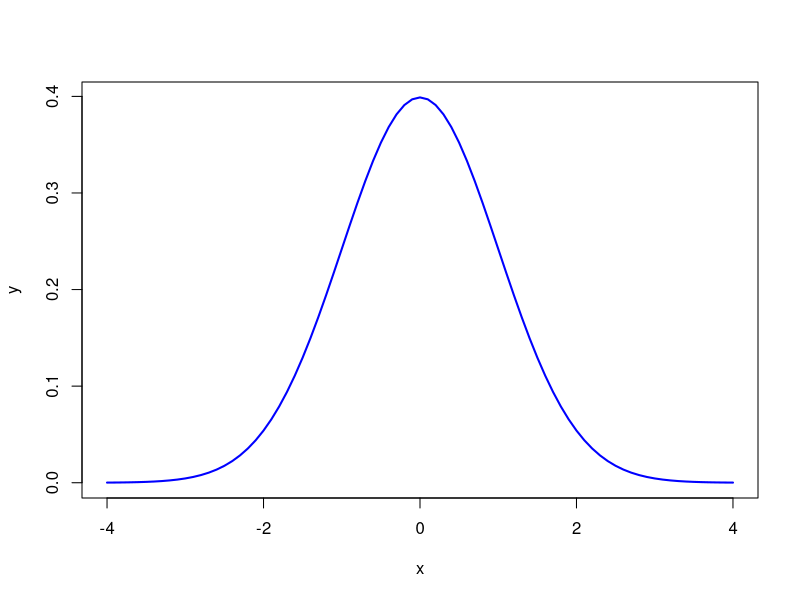
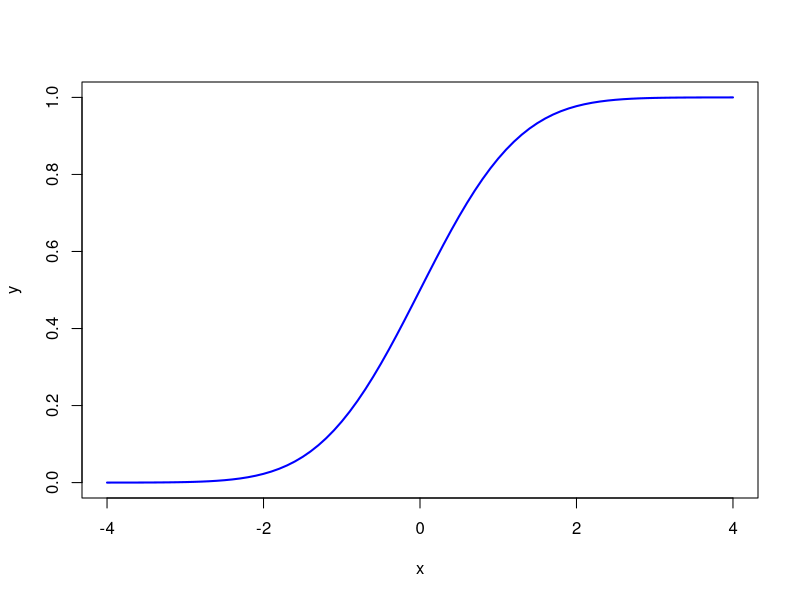
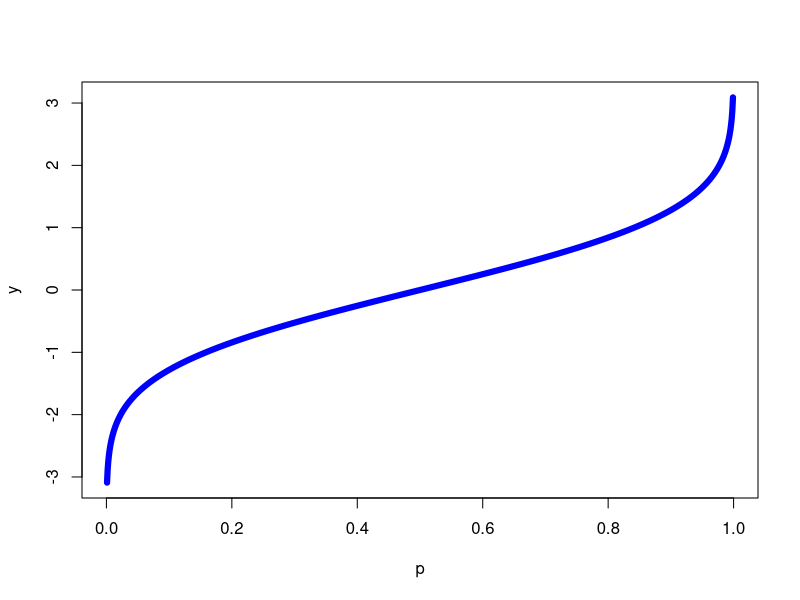
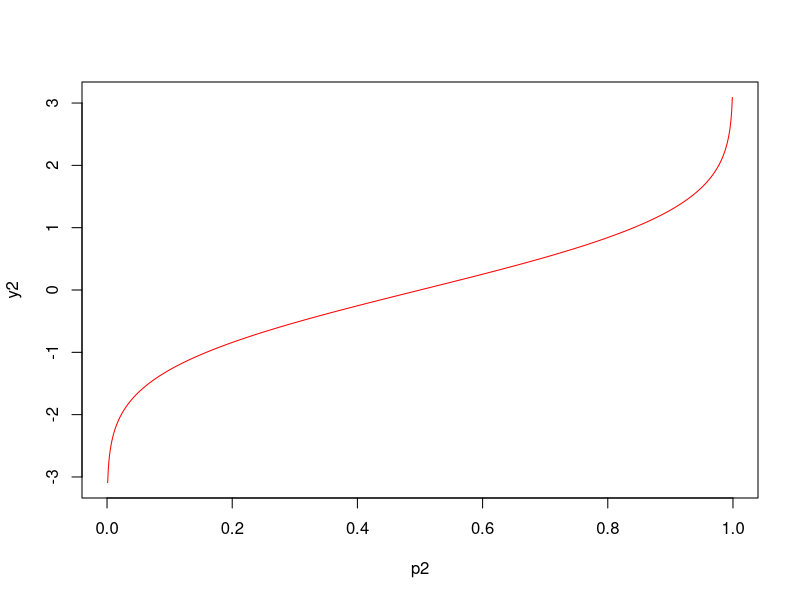
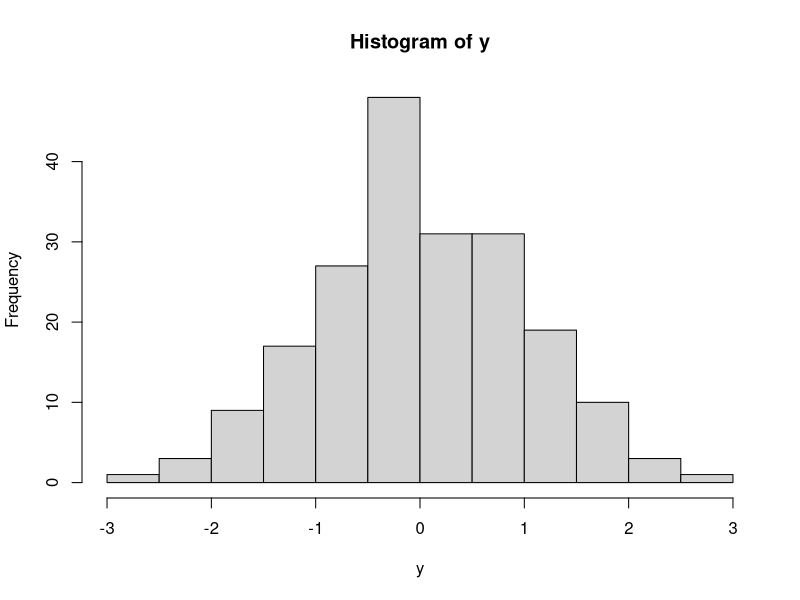
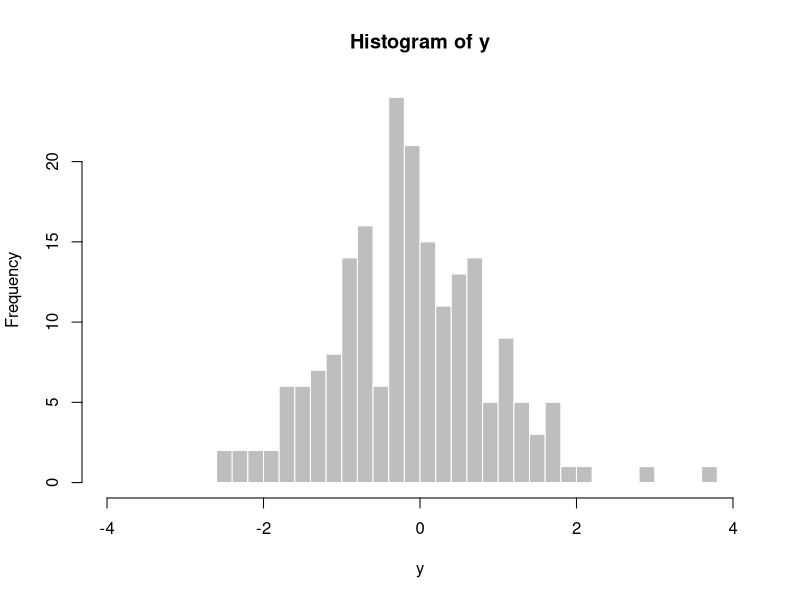
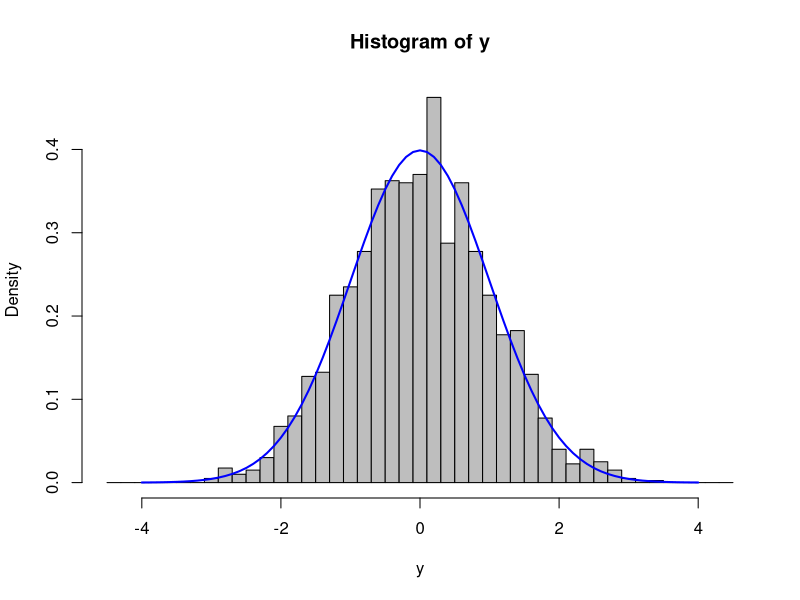
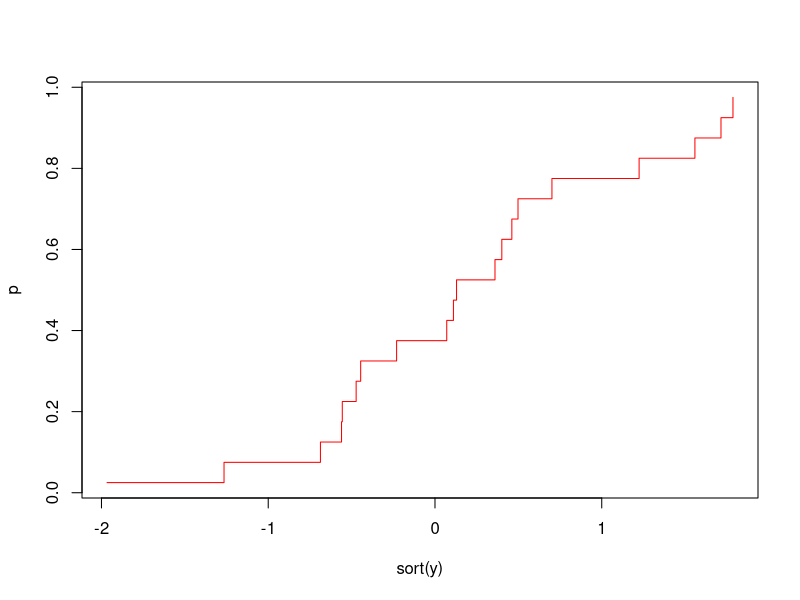

Recreate these plots in R, in order.
# Plot of the standard normal density
x <- seq(-4, 4, by = 0.1)
y <- dnorm(x);
plot(x, y, type = 'l', col = 'blue', lwd = 2)


# Standard normal cdf
x <- seq(-4, 4, by = 0.1)
y <- pnorm(x);
plot(x, y, type = 'l', col = 'blue', lwd = 2)


# Standard normal quantiles (inverse of the cdf)
p <- seq(0.001, 0.999, by =0.001)
y <- qnorm(p)
plot(p, y, type = 'l', lwd = 6, col = 'blue')


# Note at 0 and 1 the corresponding quantiles are negative and positive infinity
p2 <- seq(0, 1, by=.001)
y2 <- qnorm(p2)
plot(p2, y2, type='l', col='red')
head(y2); tail(y2)


# Histogram of a sample of 200 standard normal variables
y <- rnorm(200)
hist(y)


# Check the effect of bins' width
y <- rnorm(200)
b <- seq(-4, 4, by = 0.2) # More narrow bins
hist(y, breaks = b, col = 'gray', border = 'white')


# Superimposing the density curve
y <- rnorm(2000); 
b = seq(-4.5, 4.5, by = 0.2)
hist(y, breaks = b, col = 'gray', border = 'black', freq = F)
lines(x,dnorm(x),col = 'blue', lwd = 2)
#Note when frequency is false and the units are in terms of density, this makes the 
# scale better to superimpse the density line.

# Note the result is slightly different every time!
# To prevent this we can set the seed
set.seed(123)

# Plot of the empirical cdf
n <- 20; 
y <- rnorm(n)
p <- ((1:n) - 0.5) / n # Empirical probabilities avoiding 0 and 1
plot(sort(y), p, type = 's', col = 'red')
plot(ecdf(y))
par(new=TRUE)

set.seed(123)

n <- 20; 
y <- rnorm(n)

p <- ((1:n)) / n # Empirical probabilities
plot(c(-3,sort(y),3), c(0,p,1), type = 's', col = 'red')


# Adding the theoretical cdf
set.seed(123)
par(new=TRUE)
n <- 40; y <- rnorm(n)
p <- ((1:n) - 0.5) / n
plot(sort(y), p, type = 's', col = 'red')
x <- seq(-3, 3, by = 0.1); 
lines(x, pnorm(x), col = 'blue', lwd = 2)


# Adding 0 and 1
set.seed(123)
n <- 40
y <- rnorm(n)
p <- ((1:n)) / n
plot(c(-3,sort(y),3), c(0,p,1), type = 's', col = 'red')
x <- seq(-3, 3, by = 0.1)
lines(x, pnorm(x), col = 'blue', lwd = 2)

# Similar idea: the Q-Q plot
n <- 40; 
y <- rnorm(n);
p <- ((1:n) - 0.5) / n

plot(qnorm(p), sort(y), col = 'red')
abline(0,1)


# Typical adjustment to probabilities to avoid 0 and 1
n <- 40; 
y <- rnorm(n);

p <- ((1:n) - 0.375) / (n+0.25)

plot(qnorm(p), sort(y), col = 'red')

abline(0,1)


# Same thing with the built-in function qqnorm:
n <- 400; 
y <- rnorm(n)
qqnorm(y)

qqline(y, col = 'blue', lwd = 2)


# Split the graph window
par(mfrow=c(1,2))
# mfrow arguments are matrix: row by column
# Histogram vs. density estimate
y <- rnorm(200); 
b = seq(-4, 4, by = 0.2)
hist(y, breaks = b, col = 'gray', border = 'white', freq = F)

lines(x,dnorm(x),col = 'blue', lwd = 2)

plot(density(y), col = 'red', lwd = 2)
lines(b, dnorm(b), col = 'blue', lwd = 2)


# Illustration of CLT for sum of uniform r.v.'s
# First switch back to normal graph display:
par(mfrow=c(1,1))
Y <- matrix(runif(10000 * 10), 10000, 10); 
y = apply(Y, 1, sum)
# this is applying to matrix 'Y', for each ROW (reprsented by "1"), 
# function = sum

plot(density(y), col = 'red', lwd = 2)
x <- seq(0, 10, by = 0.1); 
lines(x, dnorm(x, 10 * 0.5, sqrt(10 / 12)), col = 'blue', lwd = 2)

#HW1: Add theta to all observations of x after generating the rexp()
